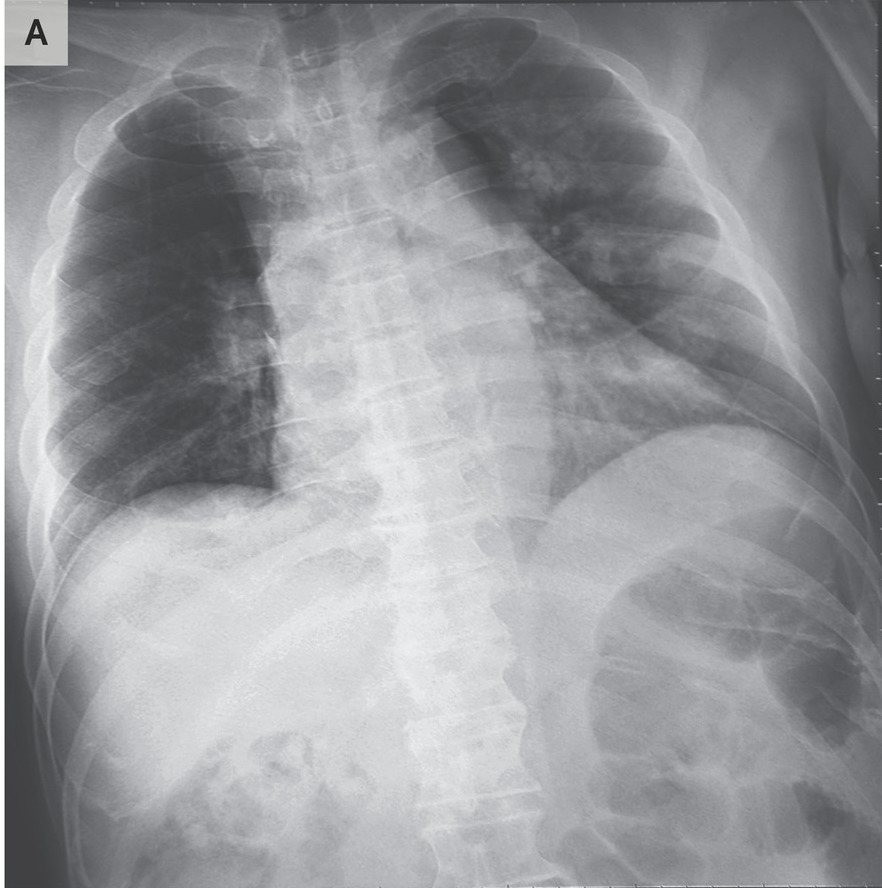
%> input picture auntminnie-a-2020_01_28_23_51_6665_2020_01_28_Vietnam_coronavirus.jpeg, 882 x 888 px
$ octave --eval "result = homathon(imread('auntminnie-a-2020_01_28_23_51_6665_2020_01_28_Vietnam_coronavirus.jpeg'));"   (GNU Octave 9; MATLAB toolbox functions it lacks are replaced by stand-ins)
%> lines starting %> are read from the running program, lines starting %| are printed output that depends on the picture
function I1=homathon(I)
%% Getting Image

% I=imread('auntminnie-a-2020_01_28_23_51_6665_2020_01_28_Vietnam_coronavirus.jpeg');

[row,col,n]=size(I);
%> row = 888; col = 882; n = 3

for i=1:n
    Ix=I(:,:,i);
    %% Weiner Filter

    % We will create average mask [3 3]
    % with SNR = 0.2
    mask=fspecial('average',[3 3]);
    SNR=0.2;
    Ix=deconvwnr(Ix,mask,SNR);
    % figure(6)
    % imshow(I)
    % title('Weiner Filter')

    %% Clahe Filter

    I1(:,:,i)=adapthisteq(Ix);
    % figure(7)
    % imshow(I1)
    % title('Clahe Filter')
end
%> this loop made 3 passes
%> pass 1, in homathon, `Ix=deconvwnr(Ix,mask,SNR);`:
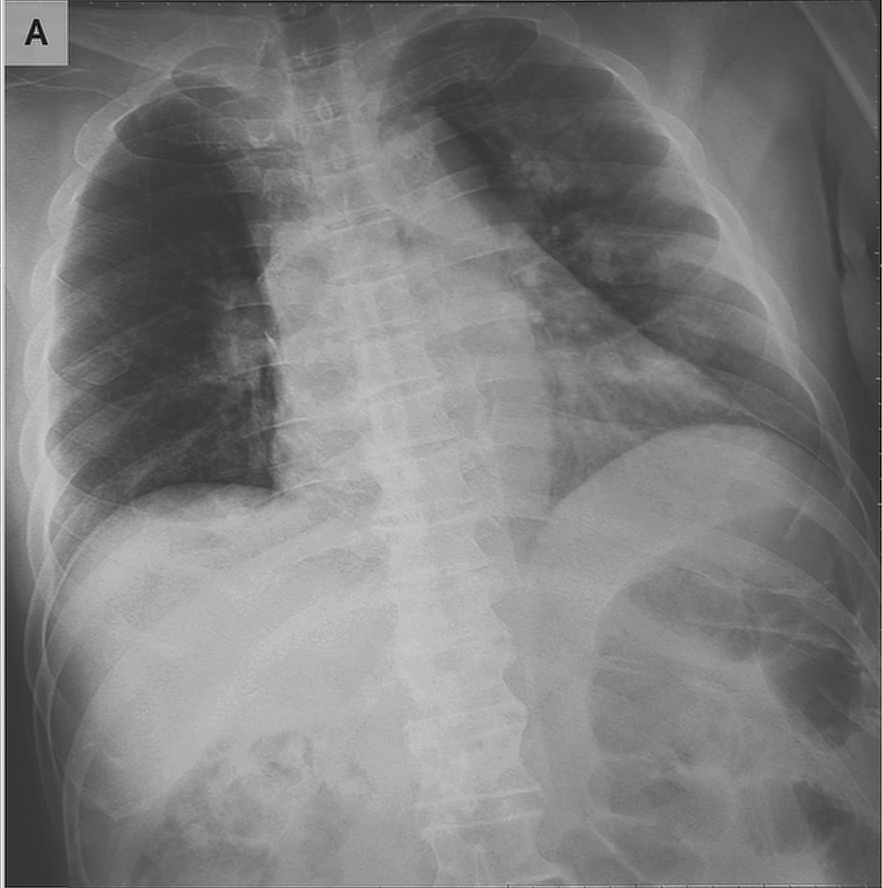
%> Ix: size 888x882 uint8; min 0, max 255, mean 125.1
%> after the loop:
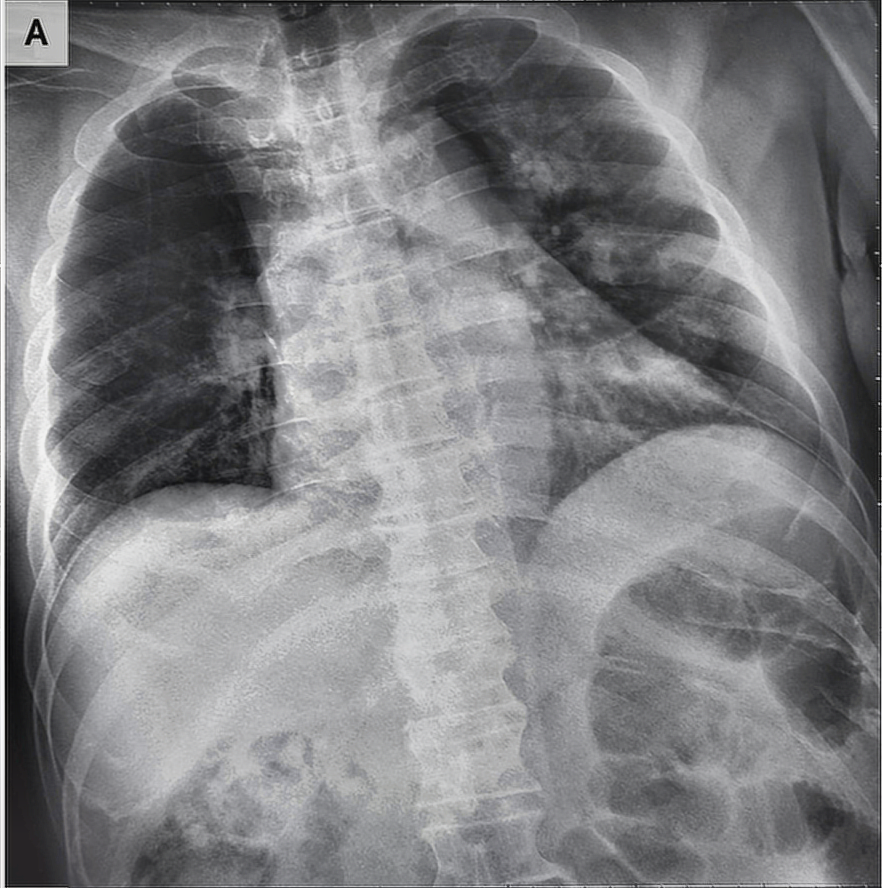
%> I1: size 888x882x3 uint8; mean R, G, B 127.3, 127.7, 129.9
